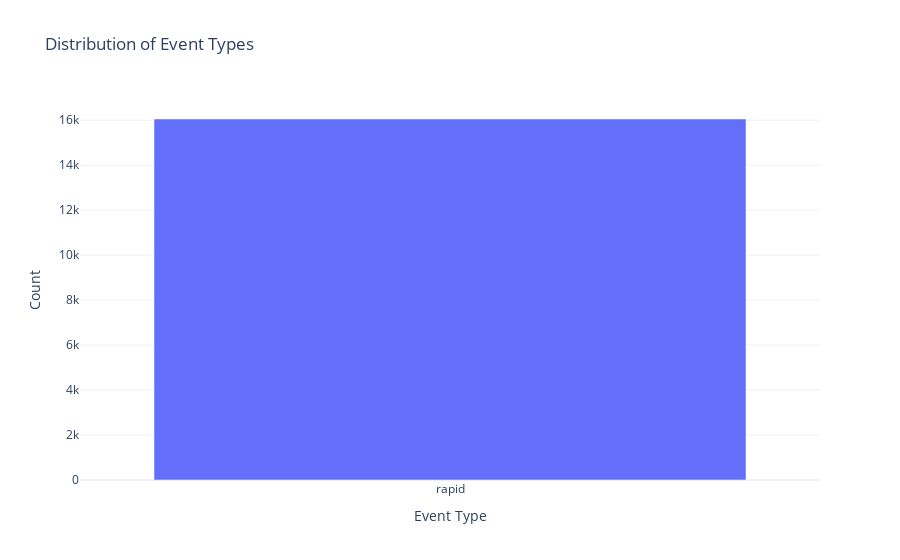
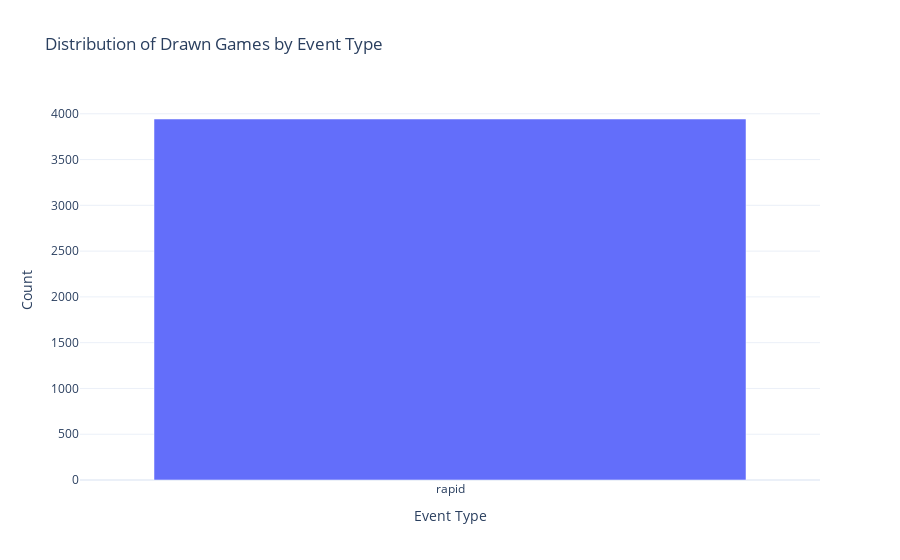

Notebook code for these charts, in order:
### Code cell
#hisplot each type of event that either blitz, rapid or classical or bullet (group events that have bllet in their name to a single category, same for rapid and classical and blitz)
df['event_type'] = df['event'].apply(lambda x: 'blitz' if 'blitz' in x.lower() else ('rapid' if 'rapid' in x.lower() else ('classical' if 'classical' in x.lower() else 'bullet')))
event_counts = df['event_type'].value_counts()
fig = make_subplots(rows=1, cols=1)
fig.add_trace(go.Bar(x=event_counts.index, y=event_counts.values, name='Event Type'))
fig.update_layout(title='Distribution of Event Types', xaxis_title='Event Type',
                    yaxis_title='Count', template='plotly_white')
fig.show()


# now filter to show only drawn games
drawn_games = df[df['result'] == '1/2-1/2'] 
drawn_games_count = drawn_games.shape[0]
print(f"Number of drawn games: {drawn_games_count}")
# plot the distribution of drawn games by event type
drawn_event_counts = drawn_games['event_type'].value_counts()
fig = make_subplots(rows=1, cols=1)
fig.add_trace(go.Bar(x=drawn_event_counts.index, y=drawn_event_counts.values, name='Drawn Games by Event Type'))
fig.update_layout(title='Distribution of Drawn Games by Event Type', 
                  xaxis_title='Event Type', yaxis_title='Count',
                  template='plotly_white')
fig.show()

### Figure 1 — Plotly figure (JSON) as saved in the notebook; plotly's stock layout.template omitted (floating-point values rounded to 4 significant figures)
{"data": [{"name": "Event Type", "type": "bar", "x": ["rapid"], "y": [16053]}], "layout": {"title": {"text": "Distribution of Event Types"}, "xaxis": {"anchor": "y", "domain": [0, 1], "title": {"text": "Event Type"}}, "yaxis": {"anchor": "x", "domain": [0, 1], "title": {"text": "Count"}}}}

### Figure 2 — Plotly figure (JSON) as saved in the notebook; plotly's stock layout.template omitted (floating-point values rounded to 4 significant figures)
{"data": [{"name": "Drawn Games by Event Type", "type": "bar", "x": ["rapid"], "y": [3943]}], "layout": {"title": {"text": "Distribution of Drawn Games by Event Type"}, "xaxis": {"anchor": "y", "domain": [0, 1], "title": {"text": "Event Type"}}, "yaxis": {"anchor": "x", "domain": [0, 1], "title": {"text": "Count"}}}}
